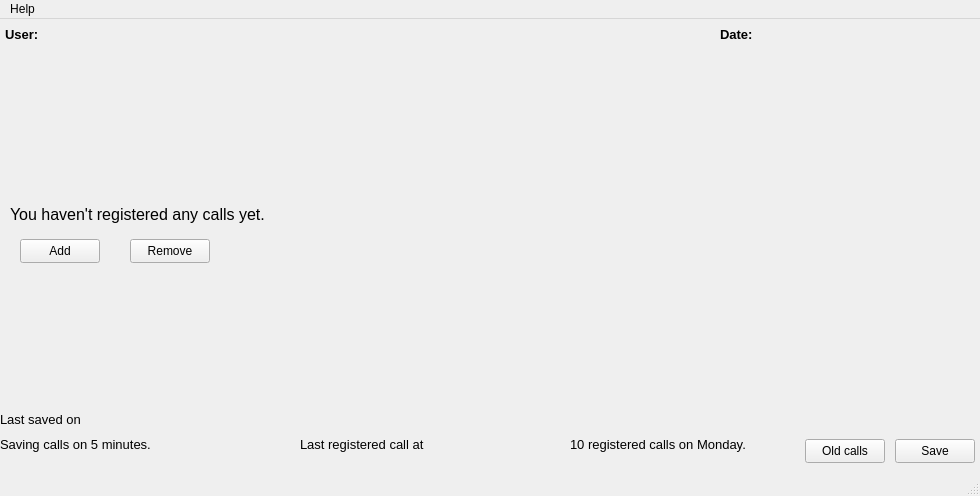
<?xml version="1.0" encoding="UTF-8"?>
<ui version="4.0">
 <class>MainWindow</class>
 <widget class="QMainWindow" name="MainWindow">
  <property name="geometry">
   <rect>
    <x>0</x>
    <y>0</y>
    <width>980</width>
    <height>496</height>
   </rect>
  </property>
  <property name="minimumSize">
   <size>
    <width>980</width>
    <height>496</height>
   </size>
  </property>
  <property name="maximumSize">
   <size>
    <width>16777215</width>
    <height>16777215</height>
   </size>
  </property>
  <property name="windowTitle">
   <string>Performance Measurer</string>
  </property>
  <widget class="QWidget" name="centralwidget">
   <widget class="QLabel" name="usernameLabel">
    <property name="geometry">
     <rect>
      <x>5</x>
      <y>0</y>
      <width>231</width>
      <height>31</height>
     </rect>
    </property>
    <property name="font">
     <font>
      <pointsize>10</pointsize>
      <bold>true</bold>
     </font>
    </property>
    <property name="text">
     <string>User:</string>
    </property>
   </widget>
   <widget class="QLabel" name="lastSavedLabel">
    <property name="geometry">
     <rect>
      <x>0</x>
      <y>385</y>
      <width>240</width>
      <height>31</height>
     </rect>
    </property>
    <property name="font">
     <font>
      <pointsize>10</pointsize>
     </font>
    </property>
    <property name="text">
     <string>Last saved on</string>
    </property>
   </widget>
   <widget class="QLabel" name="messageLabel">
    <property name="geometry">
     <rect>
      <x>10</x>
      <y>180</y>
      <width>261</width>
      <height>31</height>
     </rect>
    </property>
    <property name="font">
     <font>
      <pointsize>12</pointsize>
     </font>
    </property>
    <property name="text">
     <string>You haven't registered any calls yet.</string>
    </property>
   </widget>
   <widget class="QLabel" name="datetimeLabel">
    <property name="geometry">
     <rect>
      <x>720</x>
      <y>0</y>
      <width>231</width>
      <height>31</height>
     </rect>
    </property>
    <property name="font">
     <font>
      <pointsize>10</pointsize>
      <bold>true</bold>
     </font>
    </property>
    <property name="text">
     <string>Date:</string>
    </property>
   </widget>
   <widget class="QLabel" name="remainingTimeLabel">
    <property name="geometry">
     <rect>
      <x>0</x>
      <y>410</y>
      <width>291</width>
      <height>31</height>
     </rect>
    </property>
    <property name="font">
     <font>
      <pointsize>10</pointsize>
     </font>
    </property>
    <property name="text">
     <string>Saving calls on 5 minutes.</string>
    </property>
   </widget>
   <widget class="QPushButton" name="removeButton">
    <property name="geometry">
     <rect>
      <x>130</x>
      <y>220</y>
      <width>80</width>
      <height>24</height>
     </rect>
    </property>
    <property name="toolTip">
     <string>CTRL + R</string>
    </property>
    <property name="text">
     <string>Remove</string>
    </property>
   </widget>
   <widget class="QLabel" name="lastCallLabel">
    <property name="geometry">
     <rect>
      <x>300</x>
      <y>410</y>
      <width>261</width>
      <height>31</height>
     </rect>
    </property>
    <property name="font">
     <font>
      <pointsize>10</pointsize>
     </font>
    </property>
    <property name="text">
     <string>Last registered call at</string>
    </property>
   </widget>
   <widget class="QPushButton" name="newButton">
    <property name="geometry">
     <rect>
      <x>20</x>
      <y>220</y>
      <width>80</width>
      <height>24</height>
     </rect>
    </property>
    <property name="toolTip">
     <string>CTRL + A</string>
    </property>
    <property name="text">
     <string>Add</string>
    </property>
   </widget>
   <widget class="QPushButton" name="saveButton">
    <property name="geometry">
     <rect>
      <x>895</x>
      <y>420</y>
      <width>80</width>
      <height>24</height>
     </rect>
    </property>
    <property name="toolTip">
     <string>CTRL + S</string>
    </property>
    <property name="text">
     <string>Save</string>
    </property>
   </widget>
   <widget class="QLabel" name="currentBarSetValue">
    <property name="geometry">
     <rect>
      <x>570</x>
      <y>410</y>
      <width>231</width>
      <height>31</height>
     </rect>
    </property>
    <property name="font">
     <font>
      <pointsize>10</pointsize>
     </font>
    </property>
    <property name="text">
     <string>10 registered calls on Monday.</string>
    </property>
   </widget>
   <widget class="QPushButton" name="oldCallsButton">
    <property name="geometry">
     <rect>
      <x>805</x>
      <y>420</y>
      <width>80</width>
      <height>24</height>
     </rect>
    </property>
    <property name="toolTip">
     <string>CTRL + F</string>
    </property>
    <property name="text">
     <string>Old calls</string>
    </property>
   </widget>
  </widget>
  <widget class="QMenuBar" name="menubar">
   <property name="geometry">
    <rect>
     <x>0</x>
     <y>0</y>
     <width>980</width>
     <height>21</height>
    </rect>
   </property>
   <widget class="QMenu" name="helpMenu">
    <property name="title">
     <string>Help</string>
    </property>
    <addaction name="actionAboutQt"/>
    <addaction name="actionAbout"/>
   </widget>
   <addaction name="helpMenu"/>
  </widget>
  <widget class="QStatusBar" name="statusbar"/>
  <action name="actionAbout">
   <property name="text">
    <string>About</string>
   </property>
  </action>
  <action name="actionAboutQt">
   <property name="text">
    <string>About Qt</string>
   </property>
  </action>
 </widget>
 <tabstops>
  <tabstop>newButton</tabstop>
  <tabstop>removeButton</tabstop>
  <tabstop>oldCallsButton</tabstop>
  <tabstop>saveButton</tabstop>
 </tabstops>
 <resources/>
 <connections/>
</ui>
